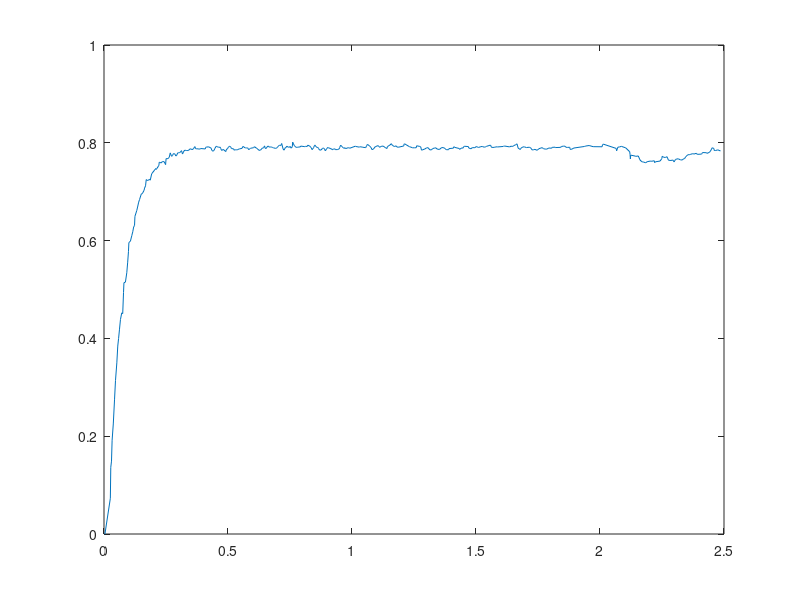

This chart was generated by the following MATLAB code:
t = [0.0023335 0.00373297 0.0255892 0.0273101 0.030241 0.0327106 0.0374315 0.0425393 0.0463123 0.0517137 0.0554688 0.0587774 0.0625172 0.0663597 0.071651 0.0754605 0.0786823 0.0804217 0.0863256 0.091871 0.0954936 0.0986256 0.100375 0.106462 0.112029 0.115979 0.119544 0.123139 0.124716 0.131999 0.134593 0.139833 0.143445 0.149108 0.150433 0.154417 0.161619 0.163574 0.167471 0.17029 0.174299 0.179556 0.183831 0.186416 0.192337 0.208897 0.210248 0.211746 0.21331 0.221351 0.2227 0.231425 0.233572 0.236685 0.242782 0.248336 0.250378 0.254275 0.25961 0.263225 0.267167 0.272288 0.276231 0.27976 0.285572 0.28958 0.293279 0.297102 0.301726 0.30551 0.311131 0.31263 0.3165 0.322089 0.325962 0.329662 0.333313 0.338276 0.34038 0.345924 0.352105 0.353692 0.359068 0.360464 0.366427 0.369857 0.3735 0.378746 0.382737 0.384633 0.39034 0.408412 0.409928 0.411477 0.413081 0.419764 0.42126 0.422658 0.431453 0.435217 0.439896 0.443579 0.447469 0.45252 0.456322 0.461819 0.463574 0.469104 0.470472 0.474546 0.479797 0.4835 0.491246 0.492669 0.497053 0.502024 0.506005 0.511581 0.513631 0.521107 0.522675 0.524769 0.530029 0.533749 0.539718 0.543386 0.546277 0.552442 0.556391 0.560183 0.563802 0.569272 0.570611 0.57453 0.57975 0.583284 0.587177 0.590667 0.60329 0.605061 0.606688 0.616467 0.626766 0.629755 0.633332 0.637064 0.643273 0.647516 0.650018 0.653659 0.657515 0.662562 0.666477 0.672033 0.676196 0.679546 0.6831 0.68473 0.692068 0.695915 0.699736 0.703417 0.707396 0.712498 0.716463 0.722001 0.725906 0.731289 0.73265 0.737066 0.742542 0.748779 0.75039 0.754311 0.759372 0.760673 0.766766 0.770343 0.776324 0.779758 0.785394 0.788704 0.793637 0.809585 0.810992 0.812393 0.81949 0.821032 0.822517 0.831281 0.835096 0.839544 0.84523 0.8485 0.85048 0.854314 0.859587 0.863207 0.864756 0.870067 0.875731 0.88141 0.885145 0.888455 0.892411 0.89741 0.902184 0.904454 0.911597 0.915463 0.919396 0.920703 0.924608 0.932061 0.933811 0.939364 0.940651 0.948774 0.950454 0.954312 0.959672 0.965265 0.969092 0.970461 0.974449 0.979674 0.985384 0.988578 0.990406 1.01448 1.01618 1.02964 1.03114 1.03265 1.0437 1.05541 1.0587 1.06252 1.07143 1.0771 1.08019 1.08602 1.09389 1.10537 1.1094 1.11069 1.11996 1.12572 1.13369 1.14112 1.14268 1.15368 1.1588 1.16257 1.17156 1.17729 1.18028 1.18624 1.2086 1.21013 1.21153 1.21299 1.23071 1.2324 1.23388 1.2438 1.25175 1.25908 1.26047 1.27138 1.27716 1.28019 1.28613 1.29422 1.30016 1.30598 1.31381 1.31978 1.32543 1.33345 1.33876 1.34249 1.35201 1.35842 1.3623 1.37203 1.37589 1.37978 1.38939 1.39077 1.40904 1.41033 1.41188 1.41339 1.43224 1.43366 1.44261 1.4465 1.45259 1.46382 1.46939 1.47067 1.47974 1.48541 1.49544 1.50142 1.50738 1.51034 1.51972 1.52539 1.53349 1.53875 1.54258 1.55848 1.56243 1.5738 1.5798 1.58751 1.60925 1.6106 1.61223 1.61368 1.63608 1.6414 1.64708 1.65226 1.6596 1.66521 1.66998 1.67854 1.68229 1.68966 1.69531 1.70332 1.70963 1.7153 1.72142 1.72607 1.73185 1.73754 1.7463 1.75425 1.76158 1.7674 1.77203 1.78154 1.78545 1.79343 1.80524 1.80711 1.8194 1.82069 1.82234 1.84186 1.8442 1.85354 1.85869 1.8625 1.86982 1.87743 1.88035 1.88626 1.8944 1.93719 1.94239 1.95615 1.97234 2.0084 2.00994 2.01139 2.01278 2.06509 2.0669 2.0721 2.07878 2.08614 2.10373 2.11974 2.12106 2.12248 2.12385 2.14188 2.14341 2.15424 2.16185 2.1691 2.17046 2.17632 2.18437 2.19004 2.20496 2.20645 2.21889 2.22026 2.22176 2.22334 2.24204 2.24936 2.25059 2.2565 2.26449 2.27019 2.27607 2.28617 2.29368 2.29873 2.30461 2.31024 2.31607 2.3239 2.33167 2.33747 2.34043 2.34627 2.35434 2.36004 2.36577 2.37367 2.37875 2.38837 2.39217 2.40928 2.4105 2.4119 2.41349 2.42964 2.43114 2.44179 2.44835 2.45215 2.4593 2.46055 2.46643 2.4745 2.48587];
x1 = [0 0 0.0730609 0.13638 0.149044 0.191739 0.225059 0.27573 0.313779 0.350015 0.384321 0.39987 0.418931 0.438694 0.452331 0.450643 0.493744 0.5139 0.515082 0.534261 0.555899 0.577459 0.596155 0.598755 0.610099 0.618065 0.627776 0.631142 0.649618 0.661288 0.666756 0.678673 0.68419 0.693268 0.695511 0.69596 0.702886 0.707404 0.712011 0.724895 0.722915 0.723516 0.725772 0.723517 0.736739 0.747501 0.745523 0.746409 0.747441 0.753914 0.760335 0.758771 0.761022 0.761757 0.761192 0.755382 0.76775 0.767375 0.768012 0.770846 0.779388 0.772409 0.774004 0.777883 0.777377 0.773004 0.77455 0.779417 0.779678 0.780015 0.782931 0.783941 0.777022 0.783044 0.784961 0.784347 0.784224 0.7842 0.784195 0.787327 0.787384 0.785971 0.78697 0.787597 0.79228 0.787805 0.787764 0.787756 0.787043 0.7869 0.788295 0.787435 0.790681 0.791188 0.791289 0.791594 0.79194 0.79144 0.789346 0.784227 0.782776 0.78448 0.788808 0.79295 0.792069 0.790896 0.790804 0.790928 0.788389 0.784321 0.786355 0.785481 0.78203 0.785185 0.787952 0.790785 0.793345 0.791009 0.788263 0.787713 0.787746 0.784904 0.785902 0.785532 0.786028 0.787267 0.787514 0.788276 0.788571 0.792617 0.791433 0.789629 0.789553 0.789538 0.789535 0.785832 0.78737 0.788817 0.789961 0.791186 0.792001 0.788461 0.784193 0.785333 0.785846 0.788797 0.789672 0.793692 0.788799 0.788248 0.791556 0.793499 0.791039 0.791687 0.791104 0.790418 0.789711 0.78957 0.788545 0.789194 0.791033 0.793252 0.795263 0.794241 0.798594 0.787643 0.784884 0.790313 0.78969 0.793126 0.791107 0.790988 0.792674 0.789023 0.791996 0.80142 0.79476 0.792573 0.790427 0.79071 0.791621 0.790949 0.793235 0.792126 0.792189 0.792914 0.792489 0.79511 0.794922 0.792748 0.790177 0.78596 0.790244 0.794091 0.79543 0.79228 0.790511 0.790442 0.788292 0.784871 0.785611 0.78875 0.789377 0.788079 0.783689 0.787368 0.790668 0.789761 0.788725 0.787379 0.787252 0.785517 0.787307 0.78738 0.785828 0.78623 0.786025 0.787693 0.79059 0.795158 0.792226 0.789503 0.788674 0.790074 0.788076 0.7891 0.790017 0.789631 0.788842 0.793241 0.792412 0.791107 0.791416 0.792047 0.790891 0.790091 0.793918 0.79682 0.793128 0.790253 0.786118 0.787 0.792161 0.79419 0.792317 0.790803 0.793064 0.793231 0.790416 0.788287 0.792133 0.795751 0.798184 0.794825 0.792302 0.793933 0.791838 0.79085 0.7935 0.797449 0.797953 0.797627 0.792292 0.79151 0.791923 0.789727 0.789858 0.789884 0.793877 0.792824 0.791617 0.784966 0.785915 0.787529 0.789418 0.790223 0.785684 0.785489 0.788156 0.789401 0.78965 0.787421 0.786263 0.78888 0.790401 0.789565 0.787974 0.785947 0.785826 0.788081 0.789101 0.791584 0.792081 0.790756 0.788355 0.786592 0.789658 0.788847 0.792957 0.792498 0.792263 0.789368 0.787792 0.790183 0.789949 0.792466 0.790833 0.790506 0.79215 0.792479 0.790978 0.791675 0.792811 0.795317 0.790691 0.79062 0.791745 0.791543 0.7925 0.792976 0.793071 0.793517 0.791613 0.793226 0.792409 0.794239 0.795887 0.797926 0.789076 0.78631 0.789459 0.791656 0.791668 0.790246 0.790674 0.790902 0.789096 0.785459 0.785729 0.786637 0.784682 0.787994 0.789369 0.790071 0.787933 0.786935 0.787163 0.789345 0.788927 0.790695 0.791048 0.789837 0.790307 0.790686 0.792471 0.793255 0.792984 0.790937 0.790527 0.791015 0.78627 0.78703 0.789318 0.792482 0.7934 0.794438 0.792082 0.791895 0.795561 0.796721 0.797381 0.78854 0.783639 0.791061 0.791549 0.792786 0.789615 0.781718 0.776578 0.767004 0.774774 0.77291 0.772253 0.773118 0.764461 0.761305 0.761102 0.760491 0.759087 0.76137 0.762824 0.762117 0.763258 0.759356 0.760284 0.761182 0.762644 0.767636 0.772337 0.770429 0.770047 0.77168 0.764316 0.76384 0.764884 0.760963 0.766018 0.767029 0.767231 0.765135 0.764858 0.767509 0.767327 0.771848 0.775601 0.775639 0.776501 0.777813 0.776936 0.778612 0.776384 0.776935 0.777045 0.778776 0.780119 0.779676 0.778448 0.780623 0.785616 0.78989 0.788324 0.784308 0.784217 0.785622 0.78334];

plot(t,x1);
